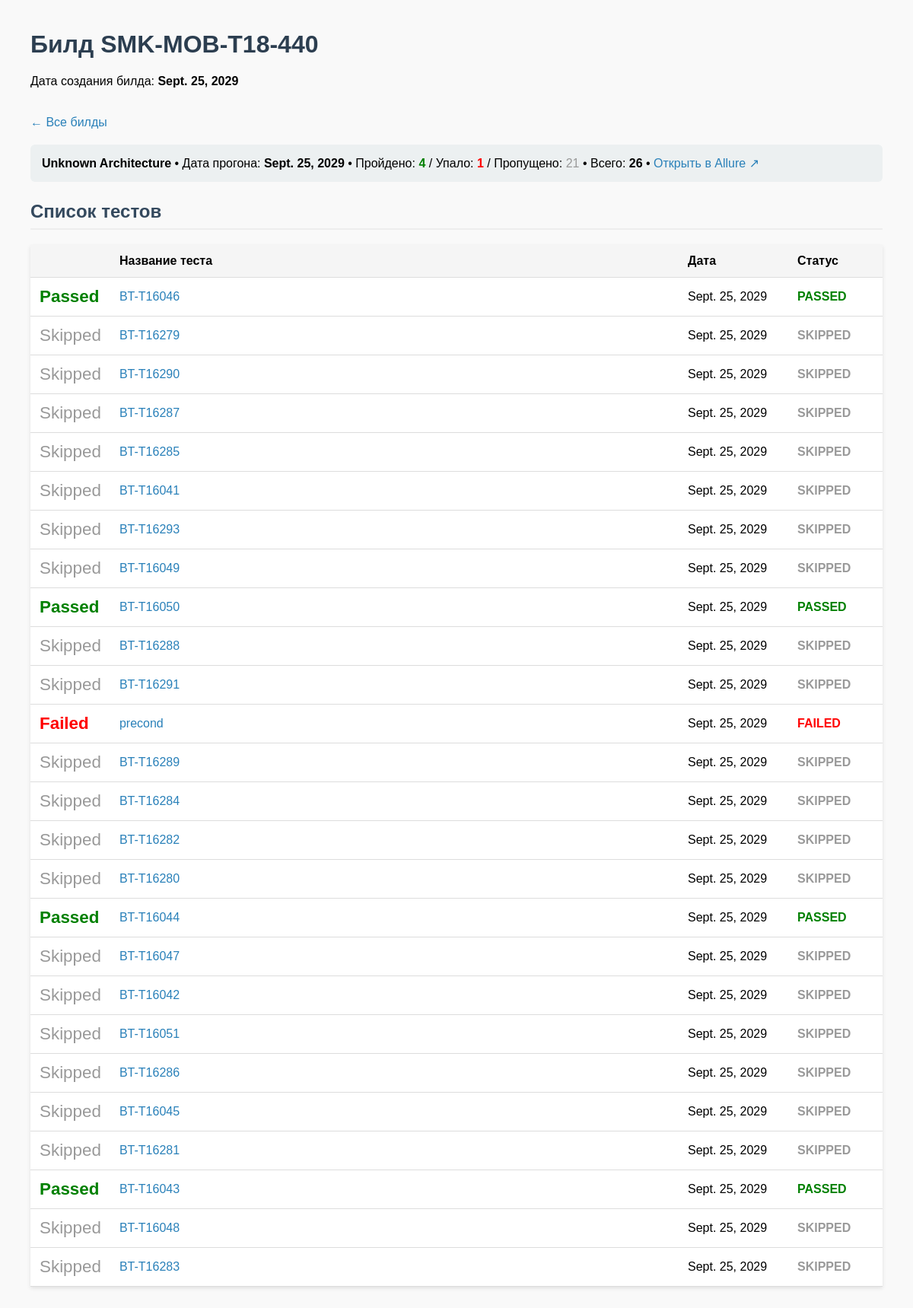
Page /build/31/ on the committed database.
### reports/models.py (models this page shows, shortened)
class Build(models.Model):
    build_number = models.CharField(max_length=50, unique=True)  # Номер билда, e.g., 'SMK-MOB-T17-593'
    date = models.DateField()  # Дата билда
    created_at = models.DateTimeField(auto_now_add=True)

class TestRun(models.Model):
    build = models.ForeignKey(Build, on_delete=models.CASCADE, related_name='test_runs')
    architecture = models.CharField(max_length=100)  # Архитектура, e.g., 'Astra 1.8'
    os_version = models.CharField(max_length=50)  # Версия ОС
    status = models.CharField(max_length=20, choices=[('passed', 'Passed'), ('failed', 'Failed'), ('skipped', 'Skipped')])  # Общий статус
    total_tests = models.IntegerField(default=0)
    passed_tests = models.IntegerField(default=0)
    failed_tests = models.IntegerField(default=0)
    skipped_tests = models.IntegerField(default=0)
    run_date = models.DateField()  # Дата прогона
    allure_report_url = models.URLField(blank=True, null=True)  # Ссылка на Allure-отчёт

class TestCaseRun(models.Model):
    test_run = models.ForeignKey(TestRun, on_delete=models.CASCADE, related_name='test_cases')
    test_name = models.CharField(max_length=200)  # Имя теста, e.g., 'astra-ilev1-control'
    status = models.CharField(max_length=20, choices=[('passed', 'Passed'), ('failed', 'Failed'), ('skipped', 'Skipped')])
    execution_date = models.DateField()  # Дата выполнения этого теста

### reports/views.py (the view)
# urls.py: path('build/<int:build_id>/', views.build_detail, name='build_detail'),
def build_detail(request, build_id):
    build = get_object_or_404(Build, id=build_id)
    test_runs = build.test_runs.all()
    return render(request, 'reports/build_detail.html', {'build': build, 'test_runs': test_runs})

### reports/templates/reports/build_detail.html (shortened to what this page needs)
{% load static %}
<!DOCTYPE html>
<html lang="ru">
<head>
</head>
<body>
    <h1>Билд <strong>{{ build.build_number }}</strong></h1>
    <p>Дата создания билда: <strong>{{ build.date }}</strong></p>
    <a href="{% url 'build_list' %}" class="back-link">← Все билды</a>
    {% for run in test_runs %}
        <div class="summary">
            <strong>{{ run.architecture }}</strong> •
            Дата прогона: <strong>{{ run.run_date }}</strong> •
            Пройдено: <span class="passed">{{ run.passed_tests }}</span> /
            Упало: <span class="failed">{{ run.failed_tests }}</span> /
            Пропущено: <span class="skipped">{{ run.skipped_tests }}</span> •
            Всего: <strong>{{ run.total_tests }}</strong>
            {% if run.allure_report_url %}
                • <a href="{{ run.allure_report_url }}" target="_blank">Открыть в Allure ↗</a>
            {% endif %}
        </div>
        <h2>Список тестов</h2>
        <table>
            <thead>
                <tr>
                    <th width="50"> </th>
                    <th>Название теста</th>
                    <th width="120">Дата</th>
                    <th width="100">Статус</th>
                </tr>
            </thead>
            <tbody>
                {% for case in run.test_cases.all %}
                    <tr>
                        <td class="status-icon">
                            {% if case.status == "passed" %}
                                <span class="passed">Passed</span>
                            {% elif case.status == "failed" %}
                                <span class="failed">Failed</span>
                            {% else %}
                                <span class="skipped">Skipped</span>
                            {% endif %}
                        </td>
                        <td>
                            <a href="{% url 'test_history' case.test_name|urlencode %}">
                                {{ case.test_name }}
                            </a>
                        </td>
                        <td>{{ case.execution_date }}</td>
                        <td>
                            <strong class="{% if case.status == 'passed' %}passed{% elif case.status == 'failed' %}failed{% else %}skipped{% endif %}">
                                {{ case.status|upper }}
                            </strong>
                        </td>
                    </tr>
                {% empty %}
                    <tr>
                        <td colspan="4" style="text-align:center; color:#999;">
                            Тесты не загружены
                        </td>
                    </tr>
                {% endfor %}
            </tbody>
        </table>
    {% empty %}
        <p style="color:#999; font-style:italic;">Для этого билда ещё нет загруженных прогонов.</p>
    {% endfor %}
</body>
</html>

### reports/templates/reports/build_detail.html (style rules this page uses)
body { font-family: Arial, sans-serif; margin: 40px; background: #f9f9f9; }
h1 { color: #2c3e50; }
h2 { color: #34495e; border-bottom: 2px solid #eee; padding-bottom: 8px; }
table { width: 100%; border-collapse: collapse; margin: 20px 0; background: white; box-shadow: 0 2px 5px rgba(0,0,0,0.1); }
th, td { padding: 12px; text-align: left; border-bottom: 1px solid #ddd; }
th { background: #f5f5f5; }
.passed { color: green; font-weight: bold; }
.failed { color: red; font-weight: bold; }
.skipped { color: #999; }
.status-icon { font-size: 1.4em; }
a { color: #2980b9; text-decoration: none; }
.back-link { margin: 20px 0; display: inline-block; }
.summary { background: #ecf0f1; padding: 15px; border-radius: 6px; margin-bottom: 25px; }

### rows in the picture
Build: build_number "SMK-MOB-T18-440", date "Sept. 25, 2029"
TestRun: architecture "Unknown Architecture", run_date "Sept. 25, 2029", passed_tests "4", failed_tests "1", skipped_tests "21", total_tests "26"
TestCaseRun: shows "Passed", test_name "BT-T16046", execution_date "Sept. 25, 2029", status "PASSED"
TestCaseRun: shows "Skipped", test_name "BT-T16279", execution_date "Sept. 25, 2029", status "SKIPPED"
TestCaseRun: shows "Skipped", test_name "BT-T16290", execution_date "Sept. 25, 2029", status "SKIPPED"
TestCaseRun: shows "Skipped", test_name "BT-T16287", execution_date "Sept. 25, 2029", status "SKIPPED"
TestCaseRun: shows "Skipped", test_name "BT-T16285", execution_date "Sept. 25, 2029", status "SKIPPED"
TestCaseRun: shows "Skipped", test_name "BT-T16041", execution_date "Sept. 25, 2029", status "SKIPPED"
TestCaseRun: shows "Skipped", test_name "BT-T16293", execution_date "Sept. 25, 2029", status "SKIPPED"
TestCaseRun: shows "Skipped", test_name "BT-T16049", execution_date "Sept. 25, 2029", status "SKIPPED"
TestCaseRun: shows "Passed", test_name "BT-T16050", execution_date "Sept. 25, 2029", status "PASSED"
TestCaseRun: shows "Skipped", test_name "BT-T16288", execution_date "Sept. 25, 2029", status "SKIPPED"
TestCaseRun: shows "Skipped", test_name "BT-T16291", execution_date "Sept. 25, 2029", status "SKIPPED"
TestCaseRun: shows "Failed", test_name "precond", execution_date "Sept. 25, 2029", status "FAILED"
TestCaseRun: shows "Skipped", test_name "BT-T16289", execution_date "Sept. 25, 2029", status "SKIPPED"
TestCaseRun: shows "Skipped", test_name "BT-T16284", execution_date "Sept. 25, 2029", status "SKIPPED"
TestCaseRun: shows "Skipped", test_name "BT-T16282", execution_date "Sept. 25, 2029", status "SKIPPED"
TestCaseRun: shows "Skipped", test_name "BT-T16280", execution_date "Sept. 25, 2029", status "SKIPPED"
TestCaseRun: shows "Passed", test_name "BT-T16044", execution_date "Sept. 25, 2029", status "PASSED"
TestCaseRun: shows "Skipped", test_name "BT-T16047", execution_date "Sept. 25, 2029", status "SKIPPED"
TestCaseRun: shows "Skipped", test_name "BT-T16042", execution_date "Sept. 25, 2029", status "SKIPPED"
TestCaseRun: shows "Skipped", test_name "BT-T16051", execution_date "Sept. 25, 2029", status "SKIPPED"
TestCaseRun: shows "Skipped", test_name "BT-T16286", execution_date "Sept. 25, 2029", status "SKIPPED"
TestCaseRun: shows "Skipped", test_name "BT-T16045", execution_date "Sept. 25, 2029", status "SKIPPED"
TestCaseRun: shows "Skipped", test_name "BT-T16281", execution_date "Sept. 25, 2029", status "SKIPPED"
TestCaseRun: shows "Passed", test_name "BT-T16043", execution_date "Sept. 25, 2029", status "PASSED"
TestCaseRun: shows "Skipped", test_name "BT-T16048", execution_date "Sept. 25, 2029", status "SKIPPED"
TestCaseRun: shows "Skipped", test_name "BT-T16283", execution_date "Sept. 25, 2029", status "SKIPPED"
